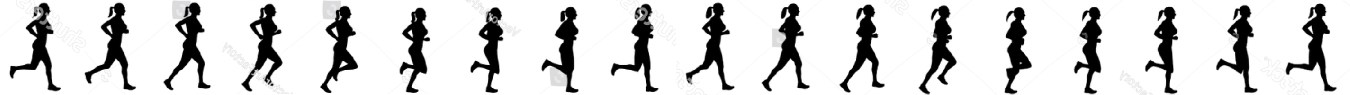
#> input picture images/female_run_cycle_right.png, 2700 x 189 px (shown at 1/2 size)
$ python sprite_reverser.py
#> lines starting #> are read from the running program, lines starting #| are printed output that depends on the picture
from PIL import Image
im = Image.open("female_run_cycle_right.png")
#> im is the input picture: PIL image 2700x189 RGBA; mean R, G, B, A 211.8, 211.8, 211.9, 254.3
new = Image.new("RGB", (2700,189))
#> new: PIL image 2700x189 RGB; every value is 0

x = 0
for i in range(18):
    copy = im.copy()
    x = i*150
    copy = copy.crop((x, 0, x+150, 189))
    new.paste(copy, (2700-x-150, 0))
    print (x, 2700-x-150)
#> this loop made 18 passes
#> pass 1, `copy = copy.crop((x, 0, x+150, 189))`:
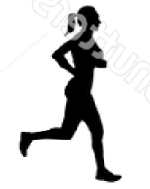
#> copy: PIL image 150x189 RGBA; mean R, G, B, A 210.9, 210.9, 210.9, 253.7; transparent parts drawn white
#> pass 2, `copy = copy.crop((x, 0, x+150, 189))`:
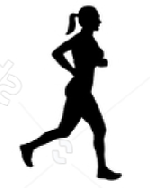
#> copy: PIL image 150x189 RGBA; mean R, G, B, A 208.6, 208.6, 208.6, 253.7; transparent parts drawn white
#> pass 3, `copy = copy.crop((x, 0, x+150, 189))`:
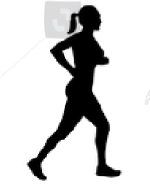
#> copy: PIL image 150x189 RGBA; mean R, G, B, A 207.1, 207.1, 207.1, 253.7; transparent parts drawn white
#> after the loop:
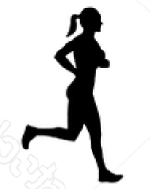
#> copy: PIL image 150x189 RGBA; mean R, G, B, A 211.2, 211.2, 211.2, 255
#> after the loop:
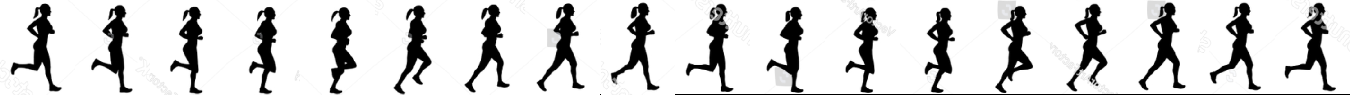
#> new: PIL image 2700x189 RGB (shown at 1/2 size); mean R, G, B 211.8, 211.8, 211.9

new.save("female_run_cycle_right_revised.png")
